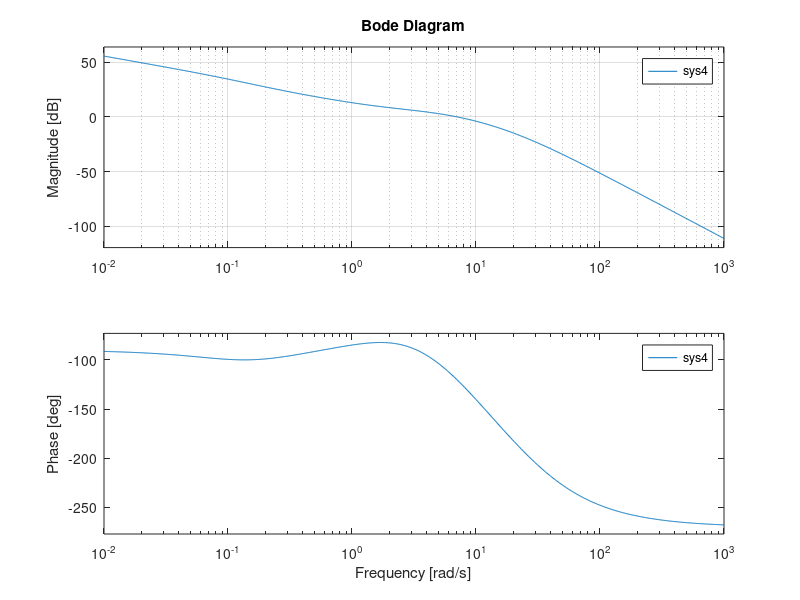
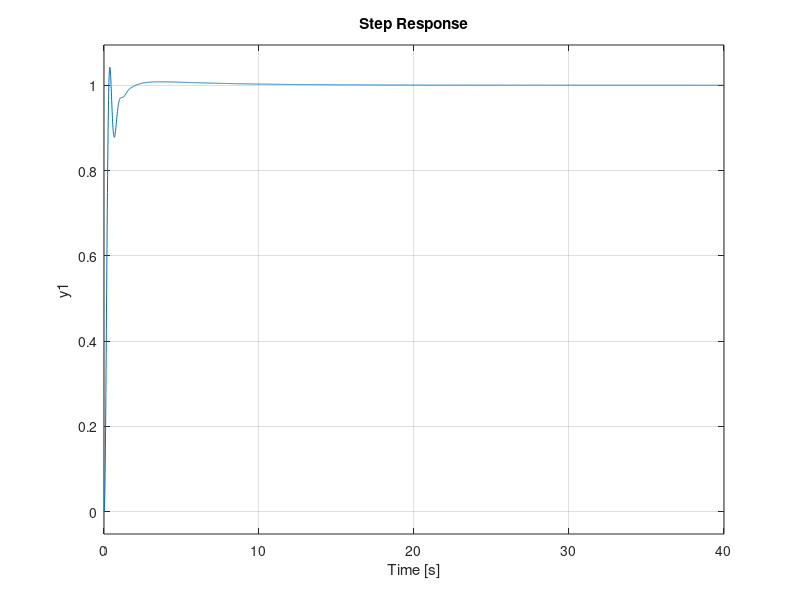

Source code (MATLAB) for these figures, in order:
clear;
clc;

sys = tf(300, [1 15 50 0]);
bode(sys), grid
wc = 7.07;
th = 60*pi/180;
beta = (1+sin(th))/(1-sin(th));
T1 = sqrt(beta)/wc;
lead1 = tf([T1 1], [T1/beta 1]);
sys3 = series(lead1, sys);
bode(sys3), grid
alpha = 10^(3.52/20);
T2 = 10*T1;
lag1 = tf([T2 1], [alpha*T2 1]);
sys4 = series(lag1, sys3);
bode(sys4), grid
figure(2)
f0 = feedback(sys, 1);
f3 = feedback(sys3, 1);
f4 = feedback(sys4, 1);
step(f0), grid;
hold on;
step(f3);
step(f4);